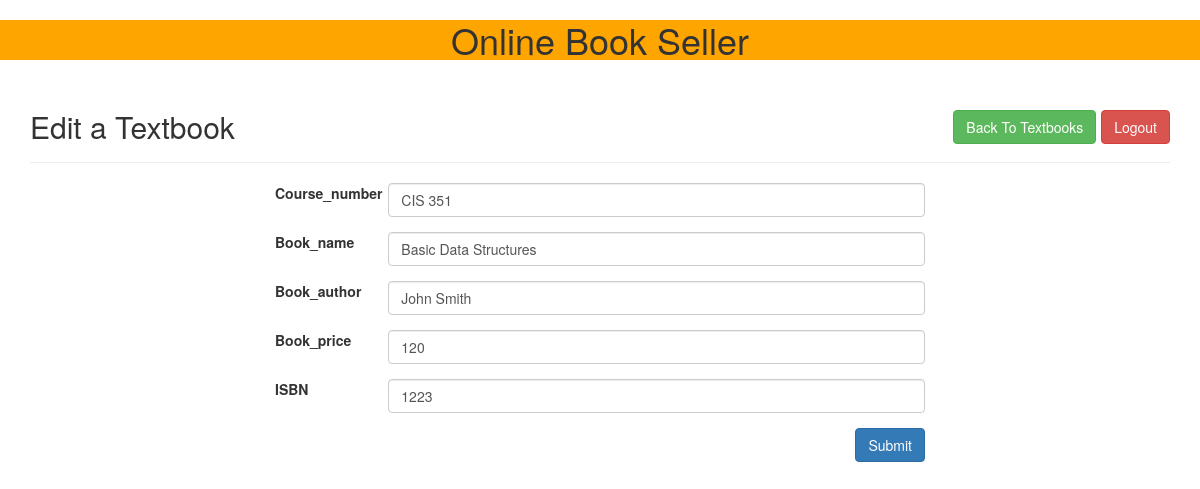
Screenshot of /edit.php?bookid=1 (signed in) with the database file from the repository.
### tables this page shows
CREATE TABLE `bookinfo` (
  `book_id` int(100) NOT NULL AUTO_INCREMENT,
  `book_creator` int(100) NOT NULL,
  `course_number` varchar(30) NOT NULL DEFAULT '',
  `book_name` varchar(30) NOT NULL,
  `book_author` varchar(30) NOT NULL,
  `book_price` int(11) NOT NULL,
  `is_available` varchar(30) NOT NULL DEFAULT '',
  `ISBN` int(25) DEFAULT NULL,
  UNIQUE KEY `book_id` (`book_id`)
);

### common.php (called while the page is built)
<?php
function escape($html)
{
    return htmlspecialchars($html, ENT_QUOTES | ENT_SUBSTITUTE, "UTF-8");
}

### public/edit.php (the view, shortened to what this page needs)
<?php
require "../config.php";
require "../common.php";
$book = [
    "course_number" => "",
    "ISBN" => "",
    "book_name" => "",
    "book_author" => "",
    "book_price" => "",
];
if (isset($_GET['bookid'])) {
    try {
        $connection = new PDO($dsn, $db_username, $db_password, $db_options);
        $id = $_GET['bookid'];
        $sql = "SELECT course_number, book_name, book_author, book_price, ISBN FROM bookinfo WHERE book_id = :id";
        $statement = $connection->prepare($sql);
        $statement->bindValue(':id', $id);
        $statement->execute();
        $book = $statement->fetch(PDO::FETCH_ASSOC);
    } catch (PDOException $error) {
        echo $sql . "<br>" . $error->getMessage();
    }
} else {
    echo "Something went wrong!";
    exit;
}
?>
<?php require "templates/header.php";?>
<div class="container">
    <div class="page-header clearfix">
        <h2 class="pull-left">Edit a Textbook</h2>
        <div class="btn-toolbar">
			<a href="logout.php" class="btn btn-danger pull-right">Logout</a>
            <a href="index.php" class="btn btn-success pull-right">Back To Textbooks</a>
		</div>
    </div>
    <div class="wrapper">
        <form method="post">
            <?php foreach ($book as $key => $value): ?>
                <div class="form-group row">
                    <label class="col-sm-2 col-form-label" for="<?php echo $key; ?>"><?php echo ucfirst($key); ?></label>
                        <div class="col-sm-10">
                            <input class="form-control" type="text)" name="<?php echo $key; ?>" id="<?php echo $key; ?>" value="<?php echo escape($value); ?>">
                    </div>
                </div>
            <?php endforeach;?>
                <input type="submit" name="submit" class="btn btn-primary btn-md pull-right" value="Submit">
        </form>
    </div>
</div>
<?php require "templates/footer.php";?>

### public/css/style.css (style rules this page uses)
.wrapper { width: 650px; margin: 0 auto; }
.page-header h2 { margin-top: 0; }

### rows the page displays
bookinfo: course_number "CIS 351", book_name "Basic Data Structures", book_author "John Smith", book_price "120", ISBN "1223"

### other values shown
$key "Course_number"
$key "Book_name"
$key "Book_author"
$key "Book_price"
$key "ISBN"
